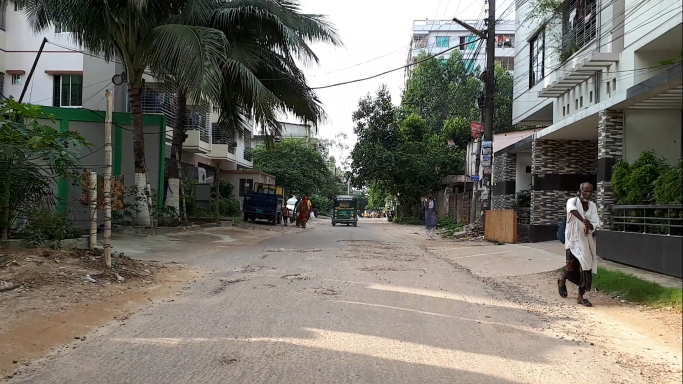
#> input picture 112.png, 1366 x 768 px (shown at 1/2 size)
$ python poths.py
#> lines starting #> are read from the running program, lines starting #| are printed output that depends on the picture; after the words box and inside, x2 and y2 are one past the last pixel; in counts of white or black regions, pixels touching at a corner belong together
import cv2
import pickle
import numpy as np
import os

def nothing(x):
	pass


cv2.namedWindow("Trackbar")

cv2.createTrackbar("L-H", "Trackbar", 0 , 179, nothing)
#> slider 'L-H' is set to 35
cv2.createTrackbar("L-s", "Trackbar", 0 , 255, nothing)
#> slider 'L-s' is set to 51
cv2.createTrackbar("L-V", "Trackbar", 0 , 255, nothing)
#> slider 'L-V' is set to 51
cv2.createTrackbar("U-H", "Trackbar", 179 , 179, nothing)
cv2.createTrackbar("U-S", "Trackbar", 255 , 255, nothing)
cv2.createTrackbar("U-V", "Trackbar", 255 , 255, nothing)

if __name__ == '__main__':


    while True:
        frame = cv2.imread('112.png')
#> frame is the input picture: shape (768, 1366, 3); mean B, G, R 105.1, 114, 117.1


        frame = cv2.resize(frame,(512,512))
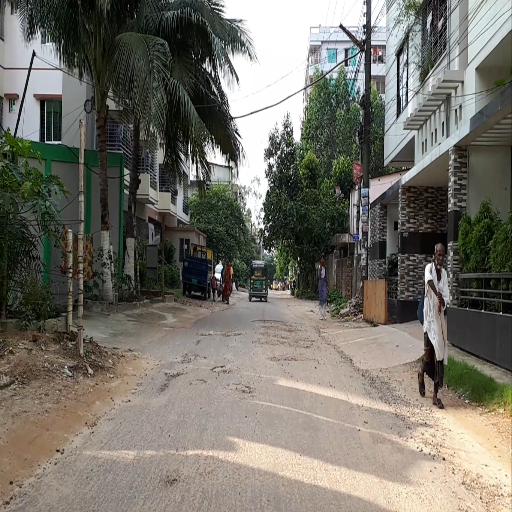
#> frame: shape (512, 512, 3); mean B, G, R 105.1, 114, 117.1
        retval, threshold = cv2.threshold(frame,100,255,cv2.THRESH_BINARY)
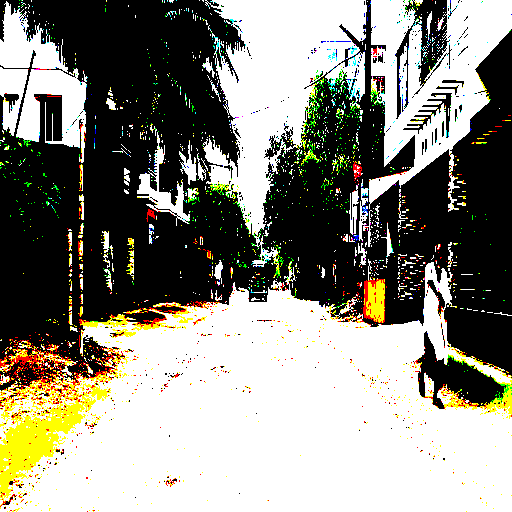
#> threshold: shape (512, 512, 3); mean B, G, R 126.5, 136.9, 138.3

        grayScaled = cv2.cvtColor(frame,cv2.COLOR_BGR2GRAY)
        retval2, threshold2 = cv2.threshold(grayScaled,125,255,cv2.THRESH_BINARY)
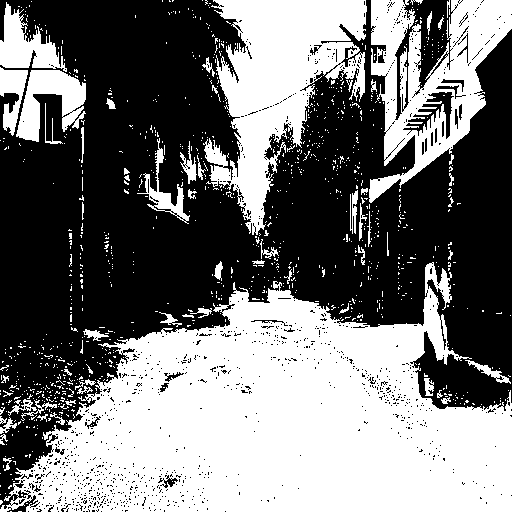
#> threshold2: shape (512, 512); 46% white; 1047 white regions (983 under 20 px), largest, box (x1, y1, x2, y2) and area: (0, 262, 512, 512) 76604, (203, 0, 367, 235) 18137, (369, 0, 512, 203) 12739
        gauss = cv2.adaptiveThreshold(threshold2,255,cv2.ADAPTIVE_THRESH_GAUSSIAN_C,cv2.THRESH_BINARY,115,1)
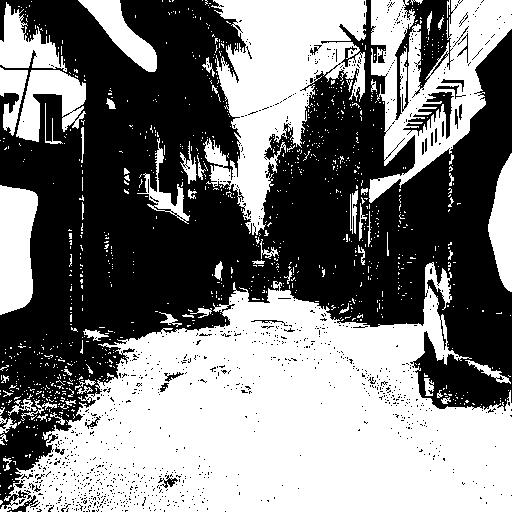
#> gauss: shape (512, 512); 49.2% white; 1050 white regions (983 under 20 px), largest, box (x1, y1, x2, y2) and area: (0, 262, 512, 512) 76604, (203, 0, 367, 235) 18137, (369, 0, 512, 203) 12739

        # frame = cv2.GaussianBlur(frame,(5,5),0)
        hsv_frame = cv2.cvtColor(frame, cv2.COLOR_BGR2HSV)
#> hsv_frame: shape (512, 512, 3); mean H, S, V 42.6, 51.2, 120.8


        l_h = cv2.getTrackbarPos("L-H","Trackbar")
        l_s = cv2.getTrackbarPos("L-S","Trackbar")
        l_v = cv2.getTrackbarPos("L-V","Trackbar")
        u_h = cv2.getTrackbarPos("U-H","Trackbar")
        u_s = cv2.getTrackbarPos("U-S","Trackbar")
        u_v = cv2.getTrackbarPos("U-V","Trackbar")


        # low_red = np.array([0, 16, 13])
        # high_red = np.array([30, 53, 195])
        low_red = np.array([l_h, l_s, l_v])
        high_red = np.array([u_h, u_s, u_v])
        red_mask = cv2.inRange(hsv_frame, low_red, high_red)
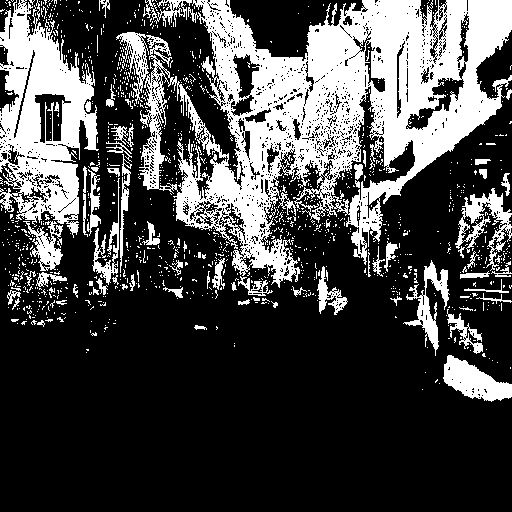
#> red_mask: shape (512, 512); 28.4% white; 1228 white regions (1156 under 20 px), largest, box (x1, y1, x2, y2) and area: (116, 0, 512, 288) 46092, (0, 0, 99, 238) 12380, (443, 355, 512, 402) 1739
        red = cv2.bitwise_and(frame, frame, mask=red_mask)

        grayScaled = cv2.cvtColor(red,cv2.COLOR_BGR2GRAY)
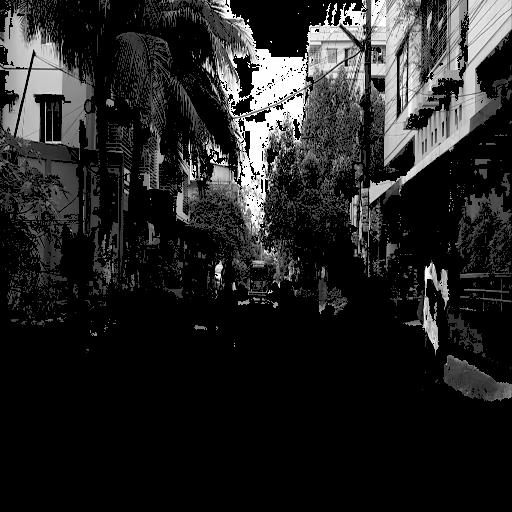
#> grayScaled: shape (512, 512); min 0, max 255, mean 36
        retval2, threshold2 = cv2.threshold(grayScaled,125,255,cv2.THRESH_BINARY)
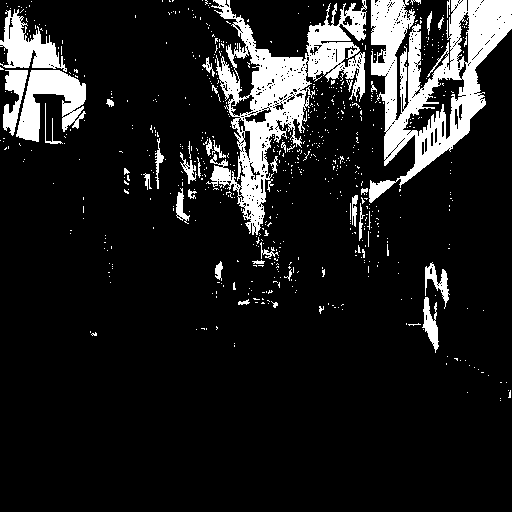
#> threshold2: shape (512, 512); 12.5% white; 691 white regions (650 under 20 px), largest, box (x1, y1, x2, y2) and area: (369, 0, 512, 203) 11840, (206, 0, 367, 235) 11085, (16, 70, 86, 142) 2647

       	# canny = cv2.Canny(gauss,250,250)
        # cv2.imshow("canny", canny)
        cv2.imshow("Red", red)
        # cv2.imshow('Frame',frame)
        # cv2.imshow('threshold',threshold)
        cv2.imshow('threshold2',threshold2)
        # cv2.imshow("gauss",gauss)
        k = cv2.waitKey(30)
#> (key Esc is pressed here)

        if k%256 == 27:
            # ESC pressed
            print("Escape hit, closing...")
            break

cv2.destroyAllWindows()

$ run again, with aa.png copied over 112.png
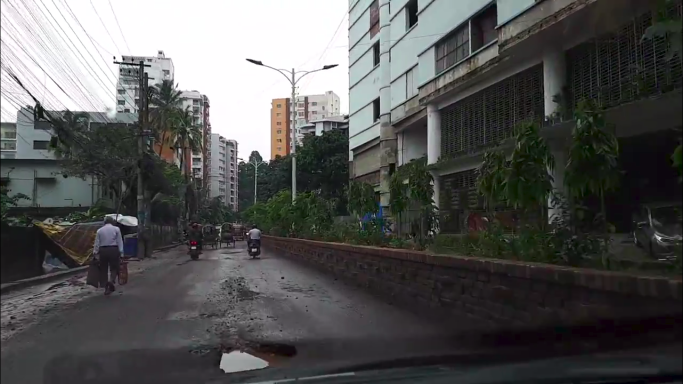
#> input picture aa.png, 1366 x 768 px (shown at 1/2 size)
#> frame is the input picture: shape (768, 1366, 3); mean B, G, R 83.8, 84.7, 84.4
#> `frame = cv2.resize(frame,(512,512))`:
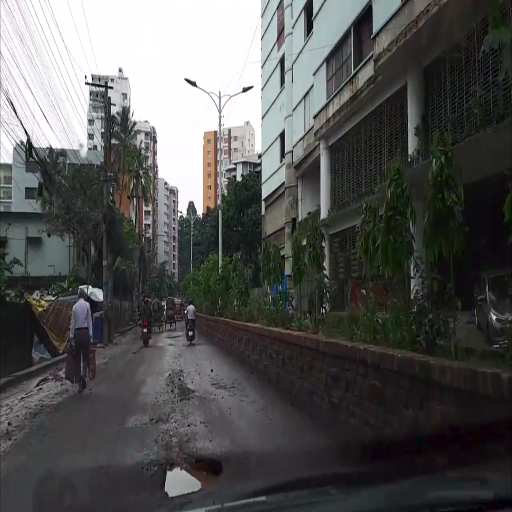
#> frame: shape (512, 512, 3); mean B, G, R 83.8, 84.7, 84.4
#> gauss: shape (512, 512); 56.3% white; 96 black regions (77 under 20 px), largest, box (x1, y1, x2, y2) and area: (0, 0, 458, 512) 109310, (462, 286, 512, 349) 2646, (288, 0, 326, 83) 480
#> hsv_frame: shape (512, 512, 3); mean H, S, V 95.9, 37, 87.5
#> red_mask: shape (512, 512); 46% white; 888 white regions (799 under 20 px), largest, box (x1, y1, x2, y2) and area: (0, 0, 404, 316) 61730, (0, 299, 317, 512) 39805, (0, 218, 87, 295) 3828
#> `retval2, threshold2 = cv2.threshold(grayScaled,125,255,cv2.THRESH_BINA..`:
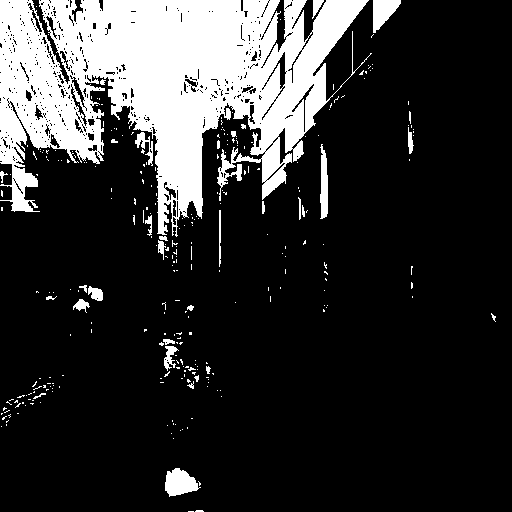
#> threshold2: shape (512, 512); 19.6% white; 292 white regions (260 under 20 px), largest, box (x1, y1, x2, y2) and area: (0, 0, 372, 237) 47037, (165, 468, 201, 497) 673, (373, 0, 401, 33) 555

$ run again, with image3.png copied over 112.png
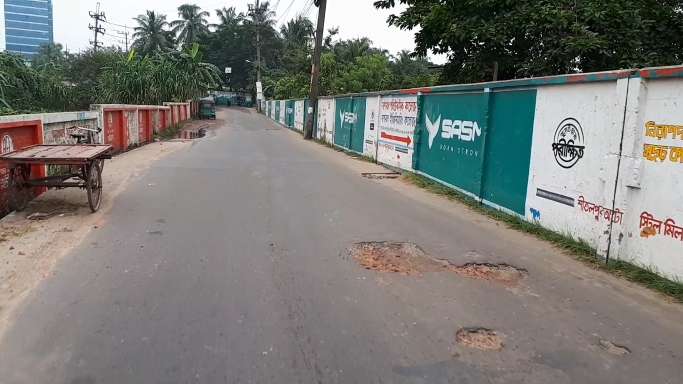
#> input picture image3.png, 1366 x 768 px (shown at 1/2 size)
#> frame is the input picture: shape (768, 1366, 3); mean B, G, R 119.8, 124.4, 124.2
#> frame: shape (512, 512, 3)
#> `retval2, threshold2 = cv2.threshold(grayScaled,125,255,cv2.THRESH_BINA..`:
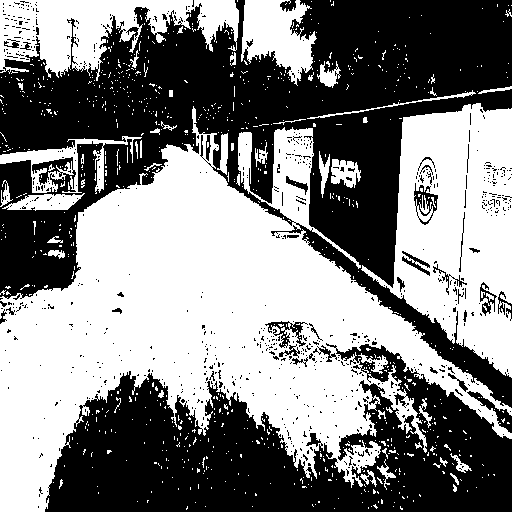
#> threshold2: shape (512, 512); 50.7% white; 748 black regions (707 under 20 px), largest, box (x1, y1, x2, y2) and area: (0, 0, 512, 408) 79782, (45, 343, 512, 512) 43810, (467, 391, 512, 433) 428
#> gauss: shape (512, 512); 51.7% white; 748 black regions (707 under 20 px), largest, box (x1, y1, x2, y2) and area: (0, 0, 512, 408) 77501, (45, 343, 512, 512) 43401, (467, 391, 512, 433) 428
#> hsv_frame: shape (512, 512, 3); mean H, S, V 62.5, 48.4, 131.9
#> red_mask: shape (512, 512); 46.8% white; 766 white regions (705 under 20 px), largest, box (x1, y1, x2, y2) and area: (0, 0, 512, 338) 71253, (35, 169, 343, 512) 43316, (446, 322, 512, 400) 1100
#> `retval2, threshold2 = cv2.threshold(grayScaled,125,255,cv2.THRESH_BINA..`:
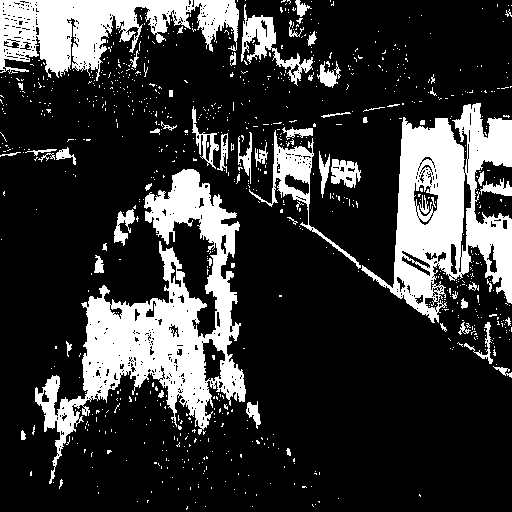
#> threshold2: shape (512, 512); 21.3% white; 878 white regions (816 under 20 px), largest, box (x1, y1, x2, y2) and area: (35, 169, 246, 484) 19652, (361, 103, 512, 323) 15192, (0, 0, 239, 81) 9982

$ run again, with image4.png copied over 112.png
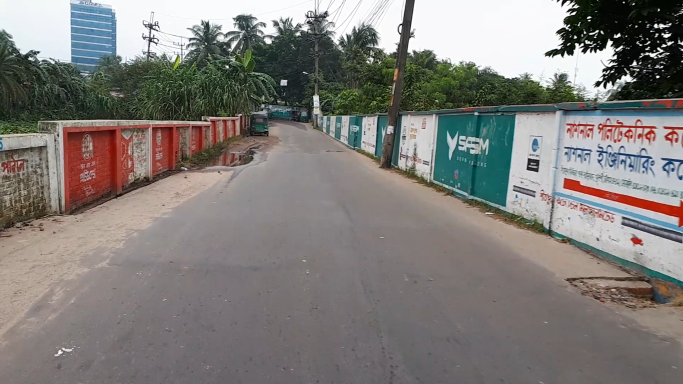
#> input picture image4.png, 1366 x 768 px (shown at 1/2 size)
#> frame is the input picture: shape (768, 1366, 3); mean B, G, R 121.8, 125.1, 128.4
#> frame: shape (512, 512, 3)
#> gauss: shape (512, 512); 53% white; 394 black regions (364 under 20 px), largest, box (x1, y1, x2, y2) and area: (0, 0, 512, 512) 108837, (409, 0, 512, 135) 8933, (422, 237, 512, 303) 1151
#> hsv_frame: shape (512, 512, 3); mean H, S, V 71.4, 42.1, 134.1
#> red_mask: shape (512, 512); 52.7% white; 1148 black regions (1029 under 20 px), largest, box (x1, y1, x2, y2) and area: (0, 14, 512, 512) 93846, (407, 0, 512, 147) 8408, (416, 266, 512, 369) 2881
#> `retval2, threshold2 = cv2.threshold(grayScaled,125,255,cv2.THRESH_BINA..`:
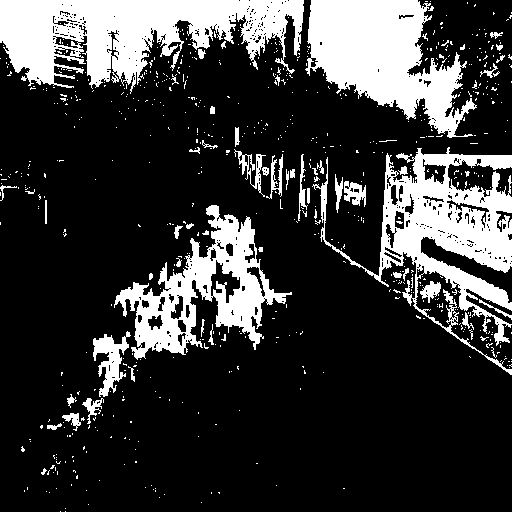
#> threshold2: shape (512, 512); 22.2% white; 675 white regions (624 under 20 px), largest, box (x1, y1, x2, y2) and area: (0, 0, 304, 94) 16164, (312, 147, 512, 375) 13383, (305, 0, 477, 138) 12713
